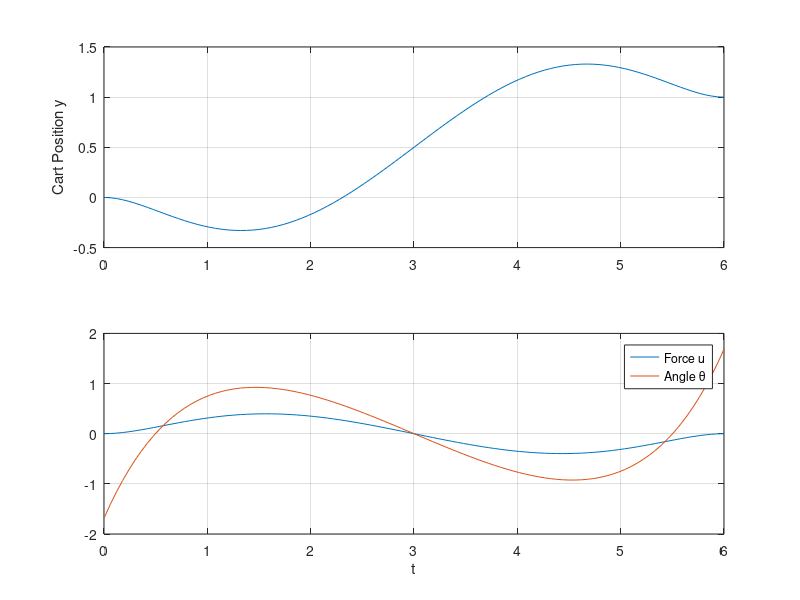
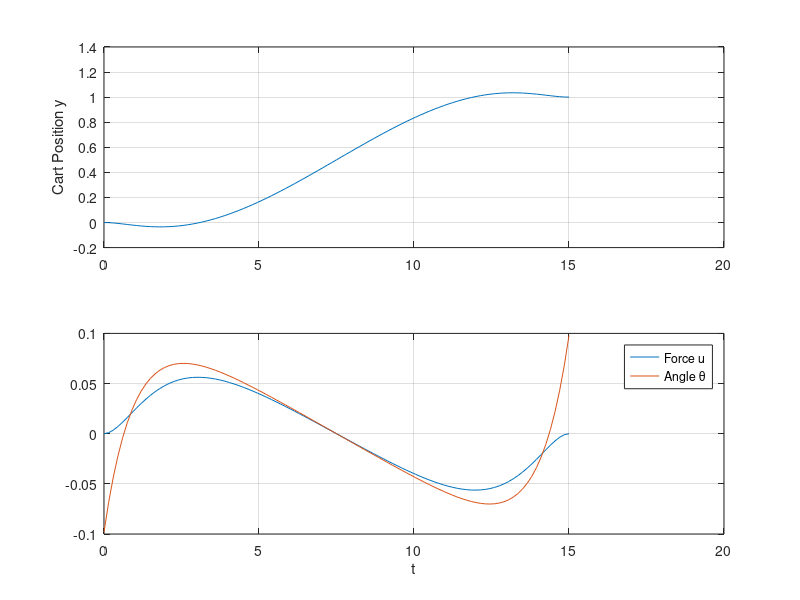
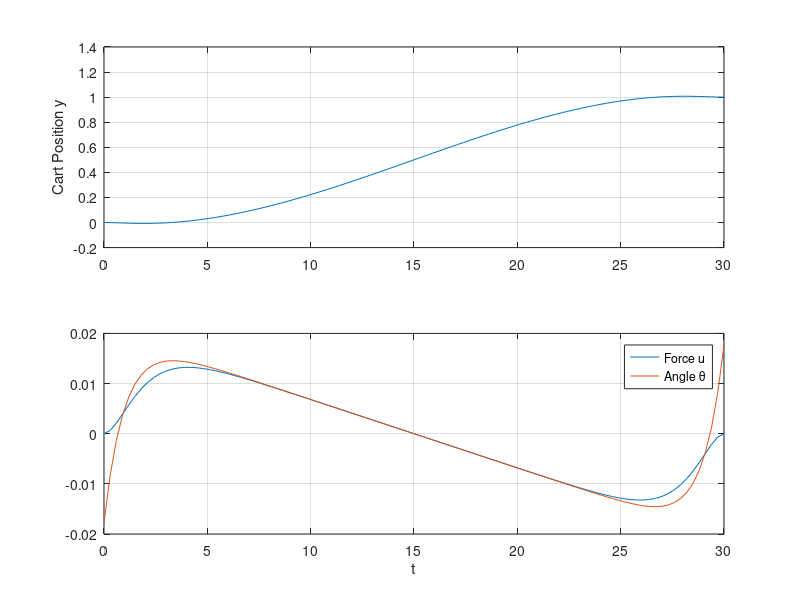

Recreate these plots in MATLAB, in order.
% Script p5_4_10a.m; HTC of cart with inverted pendulum; semi-analytical
% soln; first 4 eqns. are final BCs; second 4 eqns. are initial BCs;
%                                                          2/94, 7/15/02
%
tf=[6 15 30]; ep=.5; s0=[0 0 0 0]'; sf=[0 0 0 1]'; 
for i=1:3,             
 T=tf(i); a=exp(-T); 
 M(1,:)=[   T*a/2   -T/2    T 1  a 1 0 0];
 M(2,:)=[a*(1-T)/2 -(1+T)/2 1 0 -a 1 0 0];
 M(3,:)=[-a+ep*a*(1+T)/2 1-ep*(1-T)/2 ...
        (1-ep)*T^2/2 (1-ep)*T ep*a -ep 1 0];
 M(4,:)=[ a-ep*a*(1+T/2) 1-ep*(1-T/2) ...
       (1-ep)*T^3/6 (1-ep)*T^2/2  -ep*a -ep T 1];
 M(5,:)=[ 0    0  0 1  1 a 0 0];
 M(6,:)=[1/2 -a/2 1 0 -1 a 0 0];
 M(7,:)=[-1+ep/2  a*(1-ep/2)  0 0 ep -ep*a 1 0];
 M(8,:)=[ 1-ep    a*(1-ep)    0 0 -ep -ep*a 0 1];
 b=[sf; s0]; A=M\b;
 for j=1:101, x=T*(j-1)/100; a=exp(-x); b=exp(x-T);
  u(j)=[a b x 1 0 0 0 0]*A;
  th(j)=[x*a/2 -x*b/2 x 1 a b 0 0]*A;
  y(j)=[a-ep*a*(1+x/2) b-ep*b*(1-x/2) (1-ep)*x^3/6 ...
      (1-ep)*x^2/2  -ep*a -ep*b x 1]*A; 
  t(j)=x;
 end
 figure(i); clf; subplot(211), plot(t,y); grid
 ylabel('Cart Position y') 
 subplot(212), plot(t,th,t,u,'-'); grid
 xlabel('t'); legend('Force u','Angle \theta')
end
